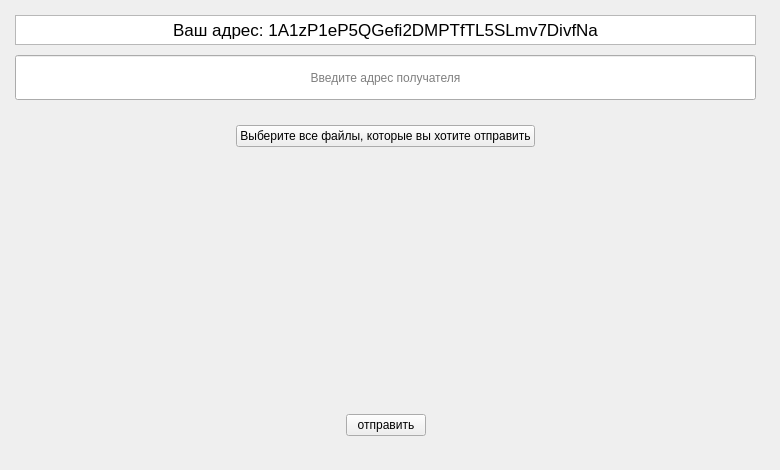
      <widget class="QWidget" name="tab_1">
       <attribute name="title">
        <string>Отправка файла</string>
       </attribute>
       <widget class="QWidget" name="verticalLayoutWidget_2">
        <property name="geometry">
         <rect>
          <x>0</x>
          <y>-10</y>
          <width>771</width>
          <height>461</height>
         </rect>
        </property>
        <layout class="QVBoxLayout" name="verticalLayout_2">
         <property name="spacing">
          <number>0</number>
         </property>
         <property name="leftMargin">
          <number>15</number>
         </property>
         <property name="topMargin">
          <number>25</number>
         </property>
         <property name="rightMargin">
          <number>15</number>
         </property>
         <property name="bottomMargin">
          <number>15</number>
         </property>
         <item>
          <widget class="QTextBrowser" name="line_sender_address">
           <property name="maximumSize">
            <size>
             <width>16777215</width>
             <height>30</height>
            </size>
           </property>
           <property name="html">
            <string>&lt;!DOCTYPE HTML PUBLIC &quot;-//W3C//DTD HTML 4.0//EN&quot; &quot;http://www.w3.org/TR/REC-html40/strict.dtd&quot;&gt;
&lt;html&gt;&lt;head&gt;&lt;meta name=&quot;qrichtext&quot; content=&quot;1&quot; /&gt;&lt;meta charset=&quot;utf-8&quot; /&gt;&lt;style type=&quot;text/css&quot;&gt;
p, li { white-space: pre-wrap; }
hr { height: 1px; border-width: 0; }
li.unchecked::marker { content: &quot;\2610&quot;; }
li.checked::marker { content: &quot;\2612&quot;; }
&lt;/style&gt;&lt;/head&gt;&lt;body style=&quot; font-family:'Arial'; font-size:14pt; font-weight:400; font-style:normal;&quot;&gt;
&lt;p align=&quot;center&quot; style=&quot; margin-top:0px; margin-bottom:0px; margin-left:0px; margin-right:0px; -qt-block-indent:0; text-indent:0px;&quot;&gt;&lt;span style=&quot; font-family:'.AppleSystemUIFont'; font-size:13pt;&quot;&gt;Ваш адрес: 1A1zP1eP5QGefi2DMPTfTL5SLmv7DivfNa&lt;/span&gt;&lt;/p&gt;&lt;/body&gt;&lt;/html&gt;</string>
           </property>
          </widget>
         </item>
         <item>
          <spacer name="verticalSpacer_2">
           <property name="orientation">
            <enum>Qt::Orientation::Vertical</enum>
           </property>
           <property name="sizeType">
            <enum>QSizePolicy::Policy::Fixed</enum>
           </property>
           <property name="sizeHint" stdset="0">
            <size>
             <width>20</width>
             <height>10</height>
            </size>
           </property>
          </spacer>
         </item>
         <item>
          <widget class="QLineEdit" name="line_receiver_address">
           <property name="minimumSize">
            <size>
             <width>0</width>
             <height>45</height>
            </size>
           </property>
           <property name="maximumSize">
            <size>
             <width>16777215</width>
             <height>50</height>
            </size>
           </property>
           <property name="contextMenuPolicy">
            <enum>Qt::ContextMenuPolicy::DefaultContextMenu</enum>
           </property>
           <property name="text">
            <string/>
           </property>
           <property name="alignment">
            <set>Qt::AlignmentFlag::AlignCenter</set>
           </property>
           <property name="placeholderText">
            <string>Введите адрес получателя</string>
           </property>
          </widget>
         </item>
         <item>
          <spacer name="verticalSpacer_3">
           <property name="orientation">
            <enum>Qt::Orientation::Vertical</enum>
           </property>
           <property name="sizeType">
            <enum>QSizePolicy::Policy::Fixed</enum>
           </property>
           <property name="sizeHint" stdset="0">
            <size>
             <width>20</width>
             <height>25</height>
            </size>
           </property>
          </spacer>
         </item>
         <item>
          <layout class="QHBoxLayout" name="horizontalLayout_8">
           <item>
            <spacer name="horizontalSpacer_3">
             <property name="orientation">
              <enum>Qt::Orientation::Horizontal</enum>
             </property>
             <property name="sizeHint" stdset="0">
              <size>
               <width>40</width>
               <height>20</height>
              </size>
             </property>
            </spacer>
           </item>
           <item>
            <widget class="QPushButton" name="file_selection">
             <property name="text">
              <string>Выберите все файлы, которые вы хотите отправить</string>
             </property>
            </widget>
           </item>
           <item>
            <spacer name="horizontalSpacer_4">
             <property name="orientation">
              <enum>Qt::Orientation::Horizontal</enum>
             </property>
             <property name="sizeHint" stdset="0">
              <size>
               <width>40</width>
               <height>20</height>
              </size>
             </property>
            </spacer>
           </item>
          </layout>
         </item>
         <item>
          <layout class="QHBoxLayout" name="horizontalLayout_9">
           <item>
            <spacer name="horizontalSpacer_5">
             <property name="orientation">
              <enum>Qt::Orientation::Horizontal</enum>
             </property>
             <property name="sizeHint" stdset="0">
              <size>
               <width>40</width>
               <height>20</height>
              </size>
             </property>
            </spacer>
           </item>
           <item>
            <widget class="QLabel" name="label">
             <property name="text">
              <string/>
             </property>
             <property name="alignment">
              <set>Qt::AlignmentFlag::AlignCenter</set>
             </property>
            </widget>
           </item>
           <item>
            <spacer name="horizontalSpacer_6">
             <property name="orientation">
              <enum>Qt::Orientation::Horizontal</enum>
             </property>
             <property name="sizeHint" stdset="0">
              <size>
               <width>40</width>
               <height>20</height>
              </size>
             </property>
            </spacer>
           </item>
          </layout>
         </item>
         <item>
          <layout class="QFormLayout" name="formLayout"/>
         </item>
         <item>
          <spacer name="verticalSpacer">
           <property name="orientation">
            <enum>Qt::Orientation::Vertical</enum>
           </property>
           <property name="sizeType">
            <enum>QSizePolicy::Policy::Expanding</enum>
           </property>
           <property name="sizeHint" stdset="0">
            <size>
             <width>20</width>
             <height>100</height>
            </size>
           </property>
          </spacer>
         </item>
         <item>
          <layout class="QHBoxLayout" name="horizontalLayout_6">
           <item>
            <spacer name="horizontalSpacer">
             <property name="orientation">
              <enum>Qt::Orientation::Horizontal</enum>
             </property>
             <property name="sizeHint" stdset="0">
              <size>
               <width>40</width>
               <height>20</height>
              </size>
             </property>
            </spacer>
           </item>
           <item>
            <widget class="QPushButton" name="sending_files">
             <property name="text">
              <string>отправить</string>
             </property>
            </widget>
           </item>
           <item>
            <spacer name="horizontalSpacer_2">
             <property name="orientation">
              <enum>Qt::Orientation::Horizontal</enum>
             </property>
             <property name="sizeHint" stdset="0">
              <size>
               <width>40</width>
               <height>20</height>
              </size>
             </property>
            </spacer>
           </item>
          </layout>
         </item>
        </layout>
       </widget>
      </widget>
